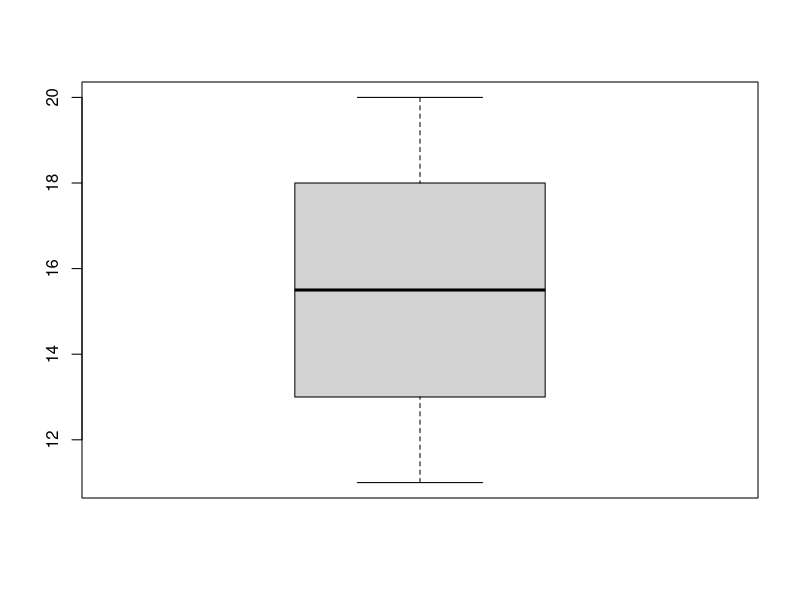
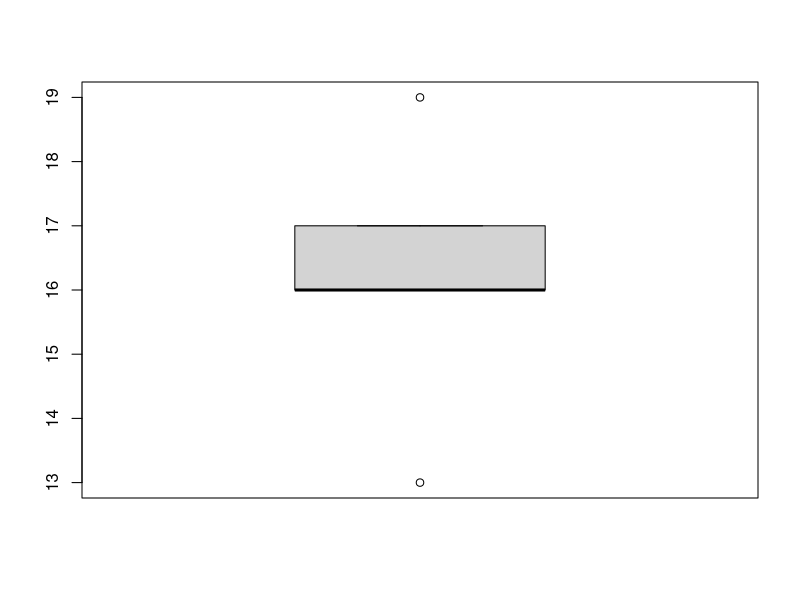
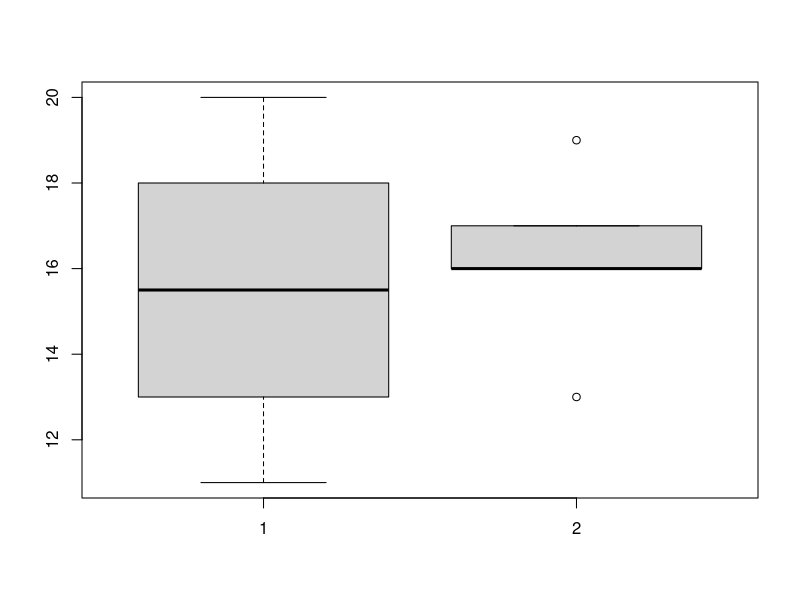

The R script that drew these images, in order:
# Working with R
#Is there any significant difference in the scores in a 20 item quiz in Statistics of the Senior High School students
#when they grouped according to their strand with alpha at 0.05
#data
STEM.scores <- c(20,18,16,15,13,11)
ABM.scores <- c(19, 17,16,16,13) 

#get the sum and mean
sum(STEM.scores)
sum(ABM.scores)
mean(ABM.scores)
mean(STEM.scores)
#square of each scores
SquareSTEM.score <-(STEM.scores)^2
SquareSTEM.score
SquareABM.scores <-(ABM.scores)^2
SquareABM.scores
#sum of squared scores
sum(SquareSTEM.score)
sum(SquareABM.scores)

#Define Null & Alternative Hypothesis
#Ho: the mean of STEM scores is equal to the mean of ABM scores
#Ha: the mean of STEM scores is not equal to the mean of ABM scores

#Calculate Test Statistic
#twosided
#assume not equal variances

boxplot(STEM.scores)
boxplot(ABM.scores)
boxplot(STEM.scores, ABM.scores)

t.test(STEM.scores,ABM.scores, paired = FALSE, var.equal = TRUE)
t.test(STEM.scores, ABM.scores)


